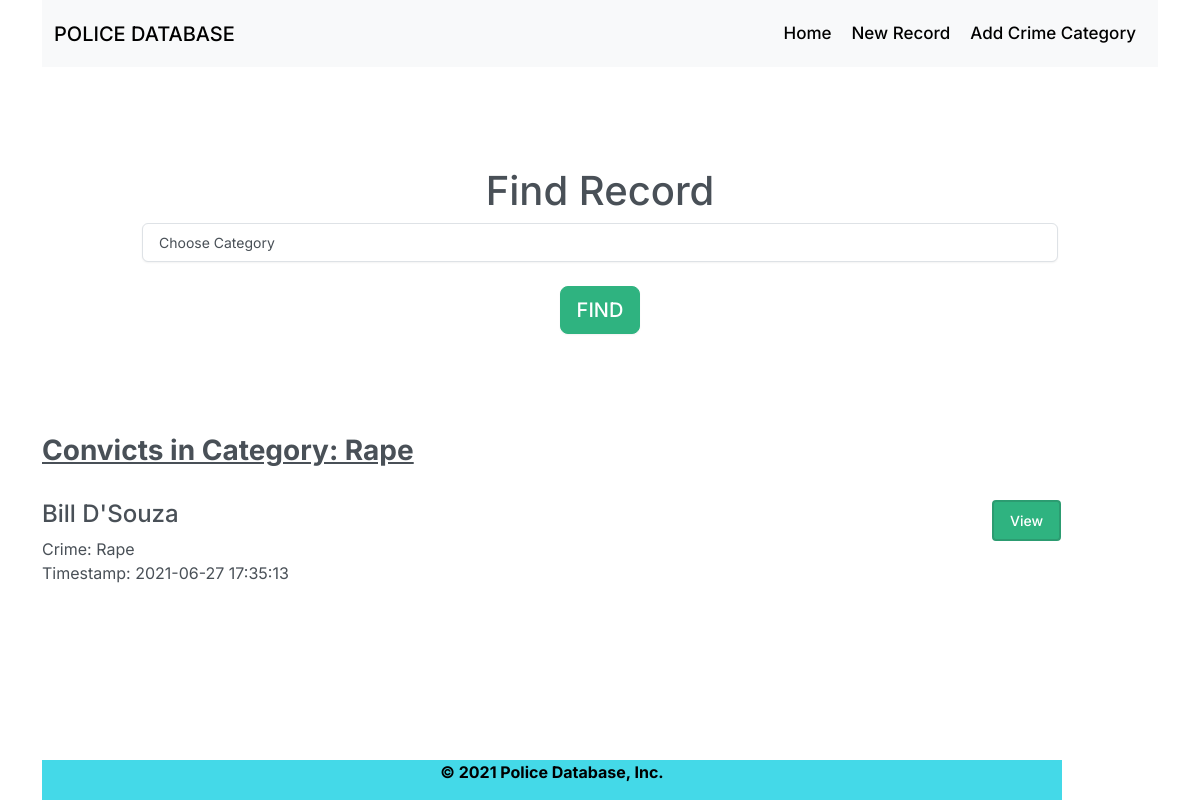
The app's page /index.php?category=4 with its own data.
### tables this page shows
CREATE TABLE `convicts` (
  `ID` int(11) NOT NULL,
  `NAME` varchar(200) NOT NULL,
  `CRIME_TYPE` varchar(500) NOT NULL,
  `DOA` datetime NOT NULL DEFAULT current_timestamp()
);

### lib/Template.php (called while the page is built, shortened)
<?php class Template{
	protected $template;
	public function __construct($template){
		$this->template = $template;
	}
	public function __toString(){
		include basename($this->template);
		return ob_get_clean();
	}
}

### lib/Database.php (called while the page is built, shortened)
<?php
class Database{
	private $host = DB_HOST;
	private $user = DB_USER;
	private $pass = DB_PASS;
	private $dbname = DB_NAME;
	private $dbh;
	private $stmt;
	public function __construct(){
		$dsn = 'mysql:host='. $this->host .';dbname='. $this->dbname;
		$options = array(
				PDO::ATTR_PERSISTENT => true,
				PDO::ATTR_ERRMODE => PDO::ERRMODE_EXCEPTION
		);
		try{
			$this->dbh = new PDO($dsn, $this->user, $this->pass, $options);
		} catch(PDOException $e) {
				$this->error = $e->getMessage();
		}
	}
	public function query($query){
			$this->stmt = $this->dbh->prepare($query);
	}
	public function bind($param, $value, $type = null){
			if(is_null($type)){
					switch(true){
						default :
							$type = PDO::PARAM_STR;
					}
			}
			$this->stmt->bindValue($param, $value, $type);
	}
	public function execute(){
		return $this->stmt->execute();
	}
	public function resultSet(){
		$this->execute();
		return $this->stmt->fetchAll(PDO::FETCH_OBJ);
	}
}

### lib/Record.php (called while the page is built, shortened)
<?php
	class Record{
		private $db;
		public function __construct(){
			$this->db = new Database;
		}
		public function getCategories(){
			$this->db->query("SELECT * FROM categories");
			$results = $this->db->resultSet();
			return $results;
		}
		public function getByCategory($category){
			$this->db->query("SELECT convicts.*
						FROM convicts,categories
						WHERE convicts.CRIME_TYPE = categories.Category_Name
						AND categories.Category_ID = :cat
						ORDER BY DOA DESC
						");
			$this->db->bind(':cat', $category);
			$results = $this->db->resultSet();
			return $results;
		}
		public function getCategory($category_id){
			$this->db->query("SELECT * FROM categories WHERE Category_ID = :category_id");
			$this->db->bind(':category_id', $category_id);
			$row = $this->db->single();
			return $row;
		}
	}

### templates/frontpage.php (the view, shortened to what this page needs)
<?php include 'inc/header.php'; ?>
<div class="jumbotron">
        <h1>Find Record</h1>
        <form method="GET" action="index.php">
            <select name="category" class="form-control">
                <option value="0">Choose Category</option>
            </select>
            <br>
            <input type="submit" class="btn btn-lg btn-success" value="FIND">
        </form>
      </div>
        <h3><b><u><?php echo $title; ?></u></b></h3>
      	<?php foreach($recs as $rec):?>
        <br>
      	<div class="row marketing">
	        <div class="col-md-10">
	          <h4><?php echo $rec->NAME; ?></h4>
	          <p>Crime: <?php echo $rec->CRIME_TYPE; ?> <br>Timestamp: <?php echo $rec->DOA; ?></p>
	        </div>
	        <div class="col-md-2">
	        		<a class="default" href="Rec.php?id=<?php echo $rec->ID; ?>">View</a>
	        </div>
        </div>
        <?php endforeach; ?>
        <br><br><br>
<?php include 'inc/footer.php'; ?>

### css/cssheet.css (style rules this page uses)
.jumbotron { text-align: center; padding: 100px;; }
[type=button]:not(:disabled), [type=reset]:not(:disabled), [type=submit]:not(:disabled), button:not(:disabled) { cursor: pointer; }
.btn-group-lg>.btn, .btn-lg { padding: .5rem 1rem; font-size: 1.25rem; border-radius: .3rem; border-color: #2c9c71; }
.btn-success { color: #fff; background-color: #2fb380; border-color: #2fb380; box-shadow: 0 1px 2px rgb(0 0 0 / 5%); }
.btn-success:after { content: ""; background: #f1f1f1; display: block; position: absolute; padding-top: 300%; padding-left: 350%; margin-left: -20px !important; margin-top: -120%; opacity: 0; transition: all 0.8s }
.default { display: inline-block; font-weight: 500; line-height: 1.5; color: rgb(255, 255, 255); text-align: center; text-decoration: none; vertical-align: middle; cursor: pointer; -webkit-user-select: none; -moz-user-select: none; -ms-user-select: none; user-select: none; background-color: #2fb380; border: 2px solid #2c9c71; padding: .5rem 1rem; font-size: .875rem; border-radius: .25rem; transition: color .15s ease-in-out,background-color .15s ease-in-out,border-color .15s ease-in-out,box-shadow .15s ease-in-out; }

### records on screen
convicts: NAME "Bill D'Souza", CRIME_TYPE "Rape", DOA "2021-06-27 17:35:13"

### other values on screen
$title "Convicts in Category: Rape"
SITE_TITLE "Police Database"
